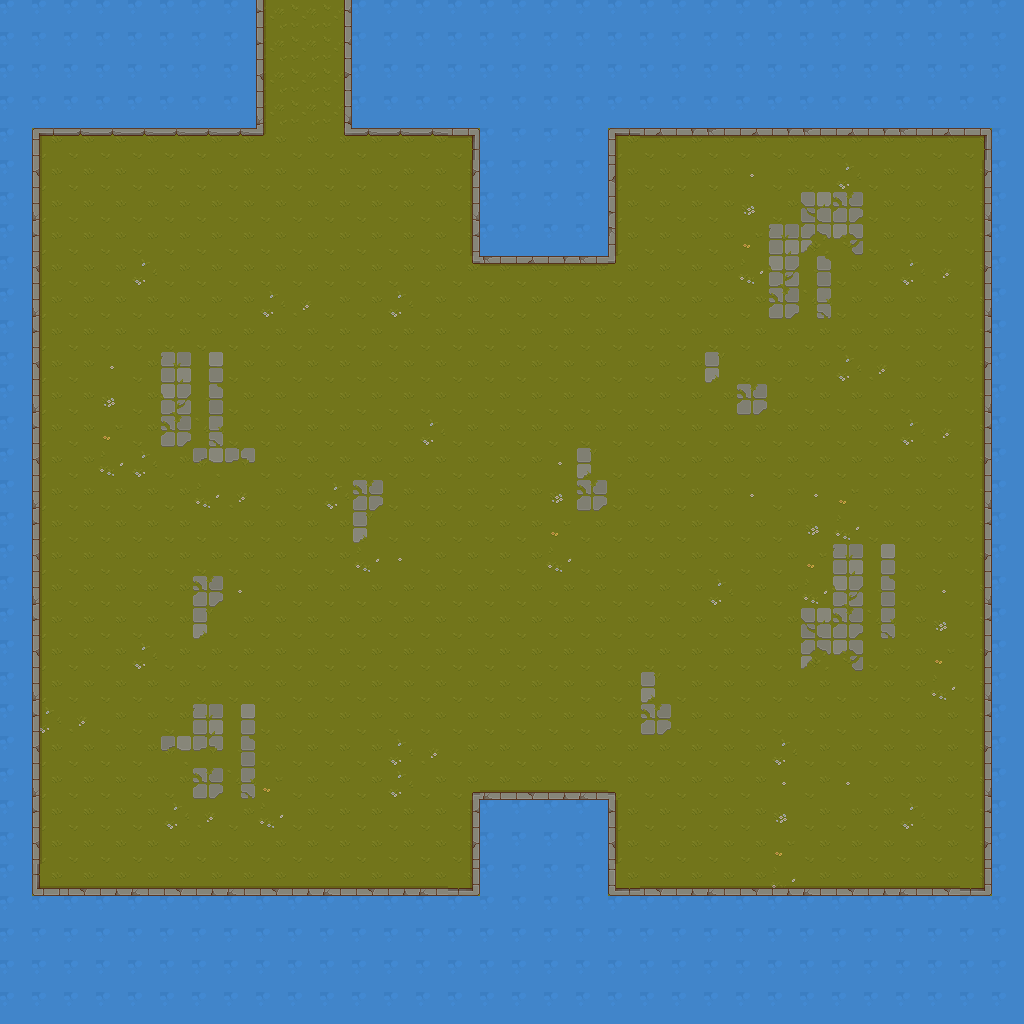

Tiled map render using the project's own tile images. Description and the map definition, with tile-layer contents summarised, below:
An orthogonal 32x32 tile map with 32x32 px tiles, 5 tile layers (Agua, cesped, decor piso, bordes, ...), 3 tilesets and 41 objects.

<map version="1.10" tiledversion="1.12.1" orientation="orthogonal" renderorder="right-down" width="32" height="32" tilewidth="32" tileheight="32" infinite="0" nextlayerid="9" nextobjectid="43">
 <tileset firstgid="1" source="Water_tiles.tsx" />
 <tileset firstgid="145" name="TX Tileset Grass" tilewidth="32" tileheight="32" tilecount="64" columns="8">
  <image source="../tilesets/Pixel Art Top Down - Basic v1.2.3/Texture/TX Tileset Grass.png" width="256" height="256" />
 </tileset>
 <tileset firstgid="209" name="TX Tileset Wall" tilewidth="32" tileheight="32" tilecount="256" columns="16">
  <image source="../tilesets/Pixel Art Top Down - Basic v1.2.3/Texture/TX Tileset Wall.png" width="512" height="512" />
 </tileset>
 <layer id="1" name="Agua" width="32" height="32">
  <data>[1024 cells, 1024 non-empty, 1 distinct tile ids]</data>
 </layer>
 <layer id="2" name="cesped" width="32" height="32">
  <data>[1024 cells, 704 non-empty, 2 distinct tile ids]</data>
 </layer>
 <layer id="3" name="decor piso" width="32" height="32">
  <data>[1024 cells, 103 non-empty, 18 distinct tile ids]</data>
 </layer>
 <layer id="4" name="bordes" width="32" height="32">
  <data>[1024 cells, 125 non-empty, 11 distinct tile ids]</data>
 </layer>
 <layer id="5" name="over-bordes" width="32" height="32">
  <data>[1024 cells, 0 non-empty, 0 distinct tile ids]</data>
 </layer>
 <objectgroup color="#55007f" id="7" name="hongos">
  <object id="14" x="164" y="426.667" />
  <object id="15" x="729.333" y="349.333" />
  <object id="16" x="593.333" y="598.667" />
  <object id="17" x="838.667" y="710.667" />
  <object id="18" x="324" y="605.333" />
  <object id="19" x="212" y="742.667" />
  <object id="20" x="361.333" y="773.333" />
  <object id="21" x="857.333" y="233.333" />
  <object id="22" x="866.667" y="489.333" />
  <object id="23" x="885.333" y="822.667" />
  <object id="24" x="805.333" y="833.333" />
  <object id="25" x="709.333" y="536" />
  <object id="26" x="453.333" y="410.667" />
  <object id="27" x="206.667" y="185.333" />
  <object id="28" x="366.667" y="280" />
  <object id="29" x="82.6667" y="829.333" />
  <object id="33" x="514.667" y="692" />
  <object id="34" x="561.333" y="349.333" />
  <object id="35" x="885.333" y="626.667" />
  <object id="36" x="729.333" y="778.667" />
  <object id="37" x="192" y="629.333" />
  <object id="38" x="325.333" y="444" />
  <object id="39" x="118.667" y="274.667" />
  <object id="40" x="933.333" y="330.667" />
  <object id="41" x="700" y="197.333" />
  <object id="42" x="102.667" y="549.333" />
 </objectgroup>
 <objectgroup color="#ff0000" id="6" name="Coli">
  <object id="1" x="28" y="126.667" width="14.6667" height="765.333" />
  <object id="2" x="25.3333" y="881.333" width="458.667" height="20" />
  <object id="3" x="469.333" y="790.667" width="149.333" height="17.3333" />
  <object id="4" x="462.667" y="785.333" width="26.6667" height="110.667" />
  <object id="5" x="594.667" y="780" width="25.3333" height="121.333" />
  <object id="6" x="601.333" y="878.667" width="389.333" height="20" />
  <object id="7" x="973.333" y="117.333" width="24" height="782.667" />
  <object id="9" x="605.333" y="114.667" width="390.667" height="26.6667" />
  <object id="10" x="30.6667" y="120" width="446.667" height="21.3333" />
  <object id="11" x="461.333" y="112" width="21.3333" height="154.667" />
  <object id="12" x="468" y="248" width="152" height="18.6667" />
  <object id="13" x="600" y="120" width="21.3333" height="145.333" />
 </objectgroup>
 <objectgroup color="#ff5500" id="8" name="inside-terrain">
  <object id="30" x="26.6667" y="121.333" width="449.333" height="778.667" />
  <object id="31" x="462.667" y="240" width="158.667" height="568" />
  <object id="32" x="604" y="120" width="392" height="784" />
 </objectgroup>
</map>
